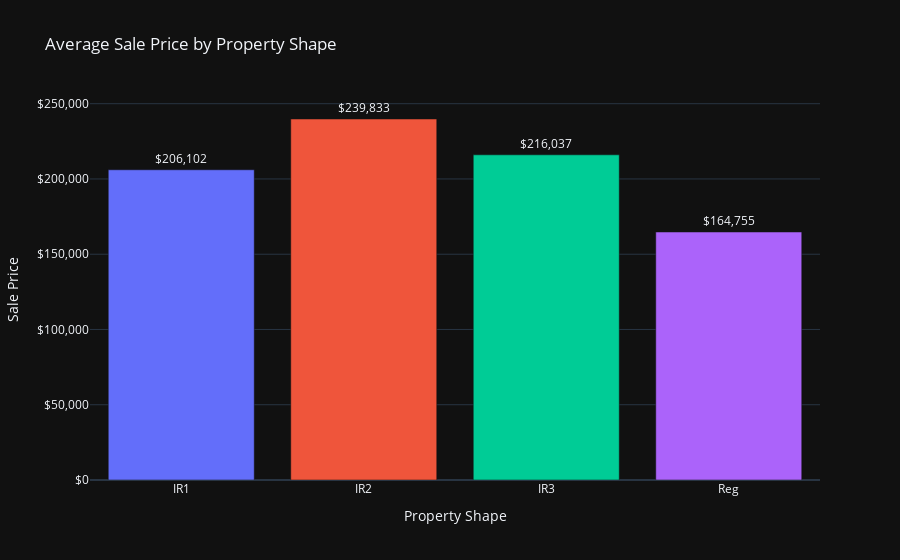
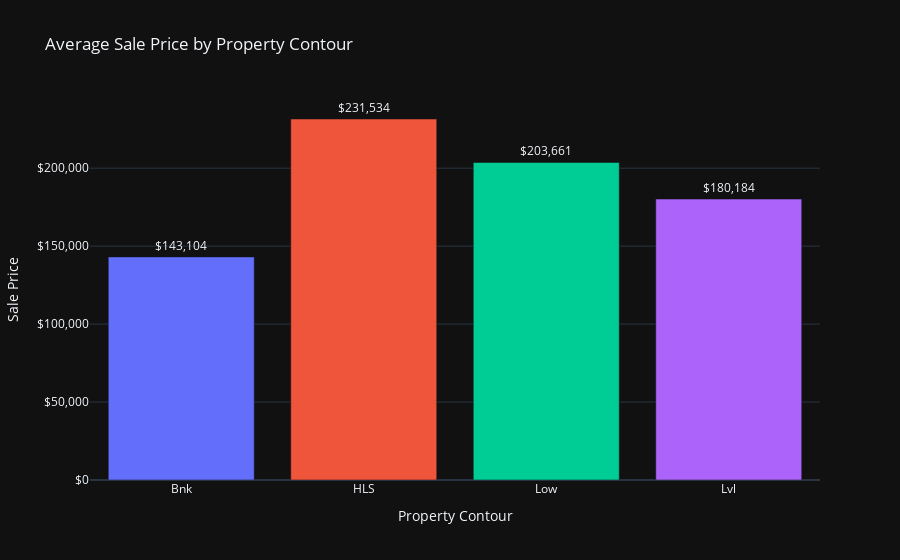

The cell these charts' notebook holds for them, in order:
### Code cell
# 4. Average sale price by property shape
colors = px.colors.qualitative.Plotly

shape_prices = df.groupby('LotShape')['SalePrice'].mean()
contour_prices = df.groupby('LandContour')['SalePrice'].mean()
# Shape Prices
fig7 = px.bar(x=shape_prices.index, y=shape_prices.values, title='Average Sale Price by Property Shape',
              template='plotly_dark', text=shape_prices.values)

fig7.update_traces(marker_color=colors, texttemplate='$%{text:,.0f}', textposition='outside')
fig7.update_yaxes(title='Sale Price', tickprefix='$', tickformat=',')
fig7.update_xaxes(title='Property Shape')
fig7.update_layout(showlegend=False)

# Contour Prices
fig8 = px.bar(x=contour_prices.index, y=contour_prices.values, title='Average Sale Price by Property Contour',
              template='plotly_dark', text=contour_prices.values)

fig8.update_traces(marker_color=colors, texttemplate='$%{text:,.0f}', textposition='outside')
fig8.update_yaxes(title='Sale Price', tickprefix='$', tickformat=',')
fig8.update_xaxes(title='Property Contour')
fig8.update_layout(showlegend=False)

fig7.show()
fig8.show()

### Figure 1 — Plotly figure (JSON) as saved in the notebook; plotly's stock layout.template omitted (floating-point values rounded to 4 significant figures)
{"data": [{"alignmentgroup": "True", "hovertemplate": "x=%{x}<br>y=%{y}<br>text=%{text}<extra></extra>", "legendgroup": "", "marker": {"color": ["#636EFA", "#EF553B", "#00CC96", "#AB63FA", "#FFA15A", "#19D3F3", "#FF6692", "#B6E880", "#FF97FF", "#FECB52"], "pattern": {"shape": ""}}, "name": "", "offsetgroup": "", "orientation": "v", "showlegend": false, "text": [206100.0, 239800.0, 216000.0, 164800.0], "textposition": "outside", "texttemplate": "$%{text:,.0f}", "type": "bar", "x": ["IR1", "IR2", "IR3", "Reg"], "xaxis": "x", "y": [206100.0, 239800.0, 216000.0, 164800.0], "yaxis": "y"}], "layout": {"barmode": "relative", "legend": {"tracegroupgap": 0}, "showlegend": false, "title": {"text": "Average Sale Price by Property Shape"}, "xaxis": {"anchor": "y", "domain": [0, 1], "title": {"text": "Property Shape"}}, "yaxis": {"anchor": "x", "domain": [0, 1], "tickformat": ",", "tickprefix": "$", "title": {"text": "Sale Price"}}}}

### Figure 2 — Plotly figure (JSON) as saved in the notebook; plotly's stock layout.template omitted (floating-point values rounded to 4 significant figures)
{"data": [{"alignmentgroup": "True", "hovertemplate": "x=%{x}<br>y=%{y}<br>text=%{text}<extra></extra>", "legendgroup": "", "marker": {"color": ["#636EFA", "#EF553B", "#00CC96", "#AB63FA", "#FFA15A", "#19D3F3", "#FF6692", "#B6E880", "#FF97FF", "#FECB52"], "pattern": {"shape": ""}}, "name": "", "offsetgroup": "", "orientation": "v", "showlegend": false, "text": [143100.0, 231500.0, 203700.0, 180200.0], "textposition": "outside", "texttemplate": "$%{text:,.0f}", "type": "bar", "x": ["Bnk", "HLS", "Low", "Lvl"], "xaxis": "x", "y": [143100.0, 231500.0, 203700.0, 180200.0], "yaxis": "y"}], "layout": {"barmode": "relative", "legend": {"tracegroupgap": 0}, "showlegend": false, "title": {"text": "Average Sale Price by Property Contour"}, "xaxis": {"anchor": "y", "domain": [0, 1], "title": {"text": "Property Contour"}}, "yaxis": {"anchor": "x", "domain": [0, 1], "tickformat": ",", "tickprefix": "$", "title": {"text": "Sale Price"}}}}
